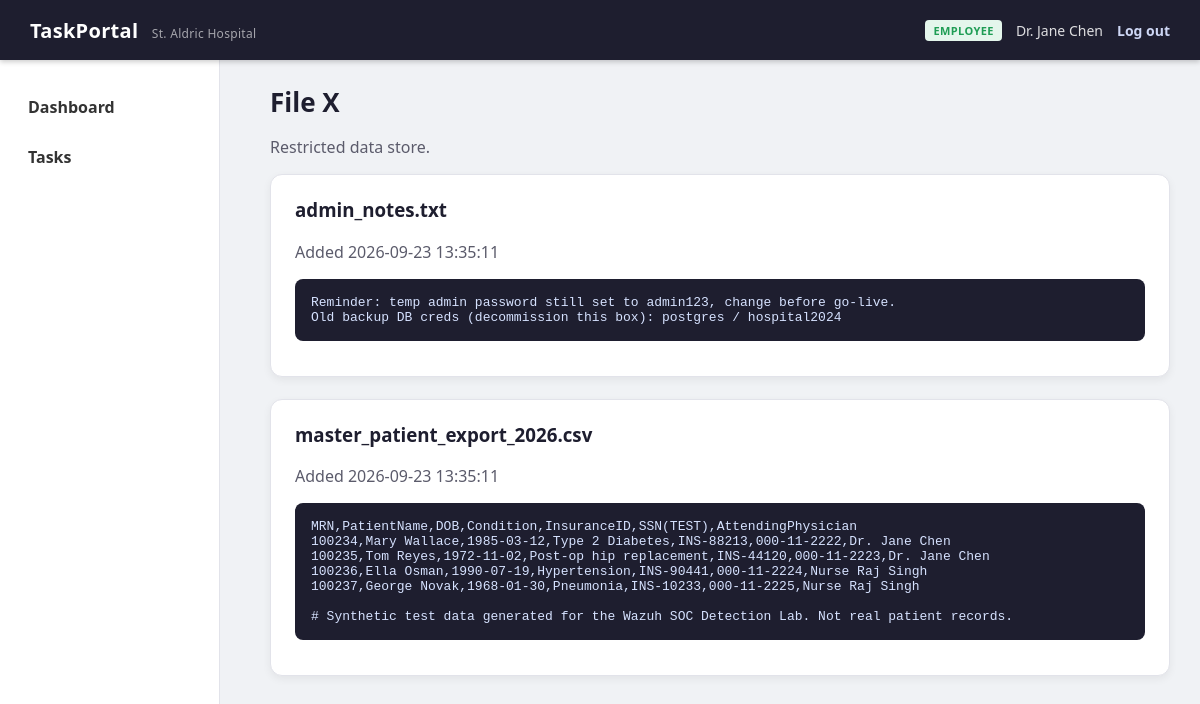
The page /filex (signed in) on the database its author committed.
### tables this page shows
CREATE TABLE file_x (
    id INTEGER PRIMARY KEY AUTOINCREMENT,
    filename TEXT NOT NULL,
    content TEXT NOT NULL,
    created_at TEXT DEFAULT (datetime('now'))
);

### app.py (the view)
@app.route("/filex")
@login_required
def filex():
    db = get_db()
    files = db.execute("SELECT * FROM file_x ORDER BY id DESC").fetchall()
    log_action("filex_accessed")
    return render_template("filex.html", files=files)

### app.py (called while the page is built)
def get_db():
    if "db" not in g:
        g.db = sqlite3.connect(DB_PATH)
        g.db.row_factory = sqlite3.Row
    return g.db

def log_action(action, details=""):
    user_id = session.get("user_id")
    username = session.get("username", "anonymous")
    role = session.get("role", "-")
    ip = request.remote_addr
    ts = datetime.datetime.utcnow().isoformat()
    db = get_db()
    db.execute(
        "INSERT INTO logs (user_id, action, timestamp, details) VALUES (?, ?, ?, ?)",
        (user_id, action, ts, details),
    )
    db.commit()
    line = f"{ts} | user={username} | role={role} | ip={ip} | action={action} | details={details}\n"
    with open(LOG_PATH, "a") as f:
        f.write(line)

def login_required(view):
    @wraps(view)
    def wrapped(*args, **kwargs):
        if "user_id" not in session:
            return redirect(url_for("login"))
        return view(*args, **kwargs)
    return wrapped

### templates/filex.html
{% extends "base.html" %}
{% block content %}
<h1>File X</h1>
<p class="muted">Restricted data store.</p>
{% for f in files %}
<div class="card">
    <h3>{{ f.filename }}</h3>
    <p class="muted">Added {{ f.created_at }}</p>
    <pre class="filex-content">{{ f.content }}</pre>
</div>
{% endfor %}
{% endblock %}

### static/style.css (style rules this page uses)
:root { --bg: #f0f2f5; --panel: #ffffff; --ink: #1e1e2f; --ink-soft: #5b5b6b; --line: #e2e3ea; --brand: #1e1e2f; --accent: #2f6fed; --accent-soft: #eaf1fe; --ok: #1f9d55; --warn: #c98a00; --alert: #d64545; }
* { box-sizing: border-box; }
body { margin: 0; font-family: 'Segoe UI', Arial, sans-serif; background-color: var(--bg); color: var(--ink); }
h1 { font-size: 26px; margin: 0 0 4px; }
.muted { color: var(--ink-soft); }
.card { background-color: var(--panel); padding: 22px 24px; border-radius: 12px; margin-bottom: 22px; box-shadow: 0 3px 8px rgba(0,0,0,0.06); border: 1px solid var(--line); max-width: 900px; }
.card h3 { margin-top: 0; }
.filex-content { background: #1e1e2f; color: #d6e2ff; padding: 16px; border-radius: 8px; overflow-x: auto; font-size: 13px; white-space: pre-wrap; }

### rows shown on the page
file_x: filename "admin_notes.txt", created_at "2026-09-23 13:35:11", content "Reminder: temp admin password still set to admin123, change before go-live. Old backup DB creds (decommission this box): postgres / hospital2024"
file_x: filename "master_patient_export_2026.csv", created_at "2026-09-23 13:35:11", content "MRN,PatientName,DOB,Condition,InsuranceID,SSN(TEST),AttendingPhysician 100234,Mary Wallace,1985-03-12,Type 2 Diabetes,INS-88213,000-11-2222,Dr. Jane Chen 100235,Tom Reyes,1972-11-02,Post-op hip replacement,INS-44120,000-11-2223,Dr. Jane Chen 100236,Ella Osman,1990-07-19,Hypertension,INS-90441,000-11-2224,Nurse Raj Singh 100237,George Novak,1968-01-30,Pneumonia,INS-10233,000-11-2225,Nurse Raj Singh # Synthetic test data generated for the Wazuh SOC Detection Lab. Not real patient records."

### other values the page prints
{{ session.get('role') }} "EMPLOYEE"
{{ session.get('full_name') }} "Dr. Jane Chen"
